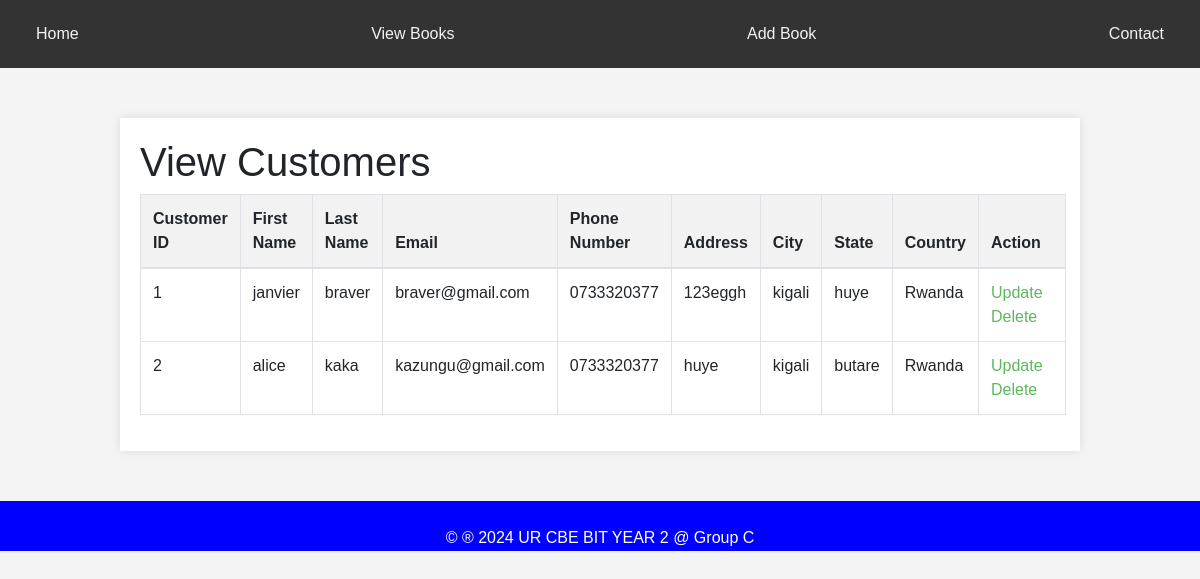
The app's page /customerview.php with its own data.
### tables this page shows
CREATE TABLE `customers` (
  `customer_id` int(11) NOT NULL,
  `first_name` varchar(50) DEFAULT NULL,
  `last_name` varchar(50) DEFAULT NULL,
  `email` varchar(100) DEFAULT NULL,
  `phone_number` varchar(20) DEFAULT NULL,
  `address` varchar(255) DEFAULT NULL,
  `city` varchar(100) DEFAULT NULL,
  `state` varchar(100) DEFAULT NULL,
  `country` varchar(100) DEFAULT NULL
);

### customerview.php (the view, shortened to what this page needs)
<?php
$servername = "localhost";
$username = "root";
$password = "";
$dbname = "bookstore_db";
$conn = new mysqli($servername, $username, $password, $dbname);
$sql = "SELECT * FROM customers";
$result = $conn->query($sql);
?>
<!DOCTYPE html>
<html lang="en">
<head>
    <link href="https://stackpath.bootstrapcdn.com/bootstrap/4.5.2/css/bootstrap.min.css" rel="stylesheet">
</head>
<body>
    <div class="navbar">
        <a href="./home1.html">Home</a>
        <a href="view_books.php">View Books</a>
        <a href="./bookinsert.html">Add Book</a>
        <a href="./contact.html">Contact</a>
    </div>
    <div class="container">
        <h1>View Customers</h1>
        <?php
        if ($result->num_rows > 0) {
            echo "<table class='table table-bordered'>";
            echo "<thead class='bg-warning'>";
            echo "<tr>
                    <th>Customer ID</th>
                    <th>First Name</th>
                    <th>Last Name</th>
                    <th>Email</th>
                    <th>Phone Number</th>
                    <th>Address</th>
                    <th>City</th>
                    <th>State</th>
                    <th>Country</th>
                    <th>Action</th>
                  </tr>";
            echo "</thead><tbody>";
            while($row = $result->fetch_assoc()) {
                echo "<tr>
                        <td>{$row['customer_id']}</td>
                        <td>{$row['first_name']}</td>
                        <td>{$row['last_name']}</td>
                        <td>{$row['email']}</td>
                        <td>{$row['phone_number']}</td>
                        <td>{$row['address']}</td>
                        <td>{$row['city']}</td>
                        <td>{$row['state']}</td>
                        <td>{$row['country']}</td>
                        <td class='action-links'>
                            <a href='customerupdate.php?id={$row['customer_id']}'>Update</a>
                            <a href='customerdelete.php?id={$row['customer_id']}' onclick='return confirm(\"Are you sure you want to delete this customer?\");'>Delete</a>
                        </td>
                      </tr>";
            }
            echo "</tbody></table>";
        } else {
            echo "<p>No customers found</p>";
        }
        ?>
    </div>
    <footer>
        <p>&copy; &reg; 2024 UR CBE BIT YEAR 2 @ Group C</p>
    </footer>
</body>
</html>

### customerview.php (style rules this page uses)
body { font-family: Arial, sans-serif; background-color: #f4f4f4; margin: 0; padding: 0; }
.navbar { background-color: #333; overflow: hidden; }
.navbar a { float: left; display: block; color: #f2f2f2; text-align: center; padding: 14px 20px; text-decoration: none; }
.container { width: 80%; margin: 50px auto; background-color: #fff; padding: 20px; box-shadow: 0 0 10px rgba(0, 0, 0, 0.1); }
table { width: 100%; border-collapse: collapse; }
th, td { padding: 12px; border: 1px solid #ddd; text-align: left; }
th { background-color: #f2f2f2; }
.action-links a { margin-right: 10px; color: #5cb85c; text-decoration: none; }
footer { height: 50px; text-align: center; padding: 25px; color: white; background-color: blue; }

### records on screen
customers: customer_id "1", first_name "janvier", last_name "braver", email "braver@gmail.com", phone_number "0733320377", address "123eggh", city "kigali", state "huye", country "Rwanda"
customers: customer_id "2", first_name "alice", last_name "kaka", email "kazungu@gmail.com", phone_number "0733320377", address "huye", city "kigali", state "butare", country "Rwanda"
